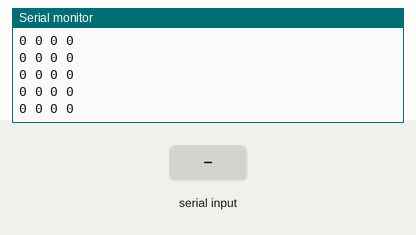
Recording of a sketch running on a simulated Arduino Mega 2560, built with avr-gcc and run on an emulated ATmega2560. On the bench: the last lines printed to the serial monitor. Inputs (shaded band) come from the test bench.

Above: at 1.2 s.
1.3 s: "1" received over the second serial link
At 1.8 s:
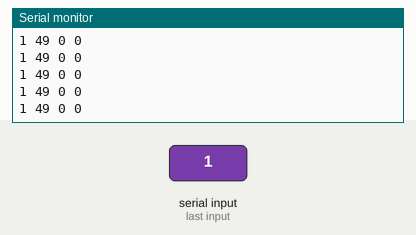
4.3 s: "0" received over the second serial link
At 5.0 s:
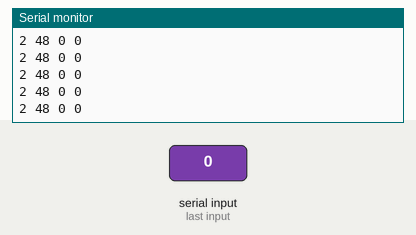
5.8 s: "2" received over the second serial link
At 6.3 s:
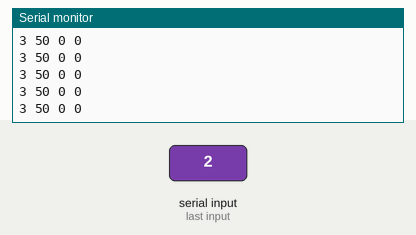
Timing chart, 0 to 8.8 s (numbered marks = the images above; inputs shaded):
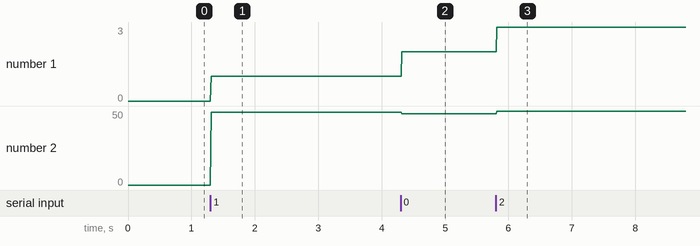

The sketch:

Bluetooth_Test3.ino
```cpp
//With Josh's board

#define START_BUTTON 1
#define STOP_BUTTON 2


int Incoming_value = 0;
int dataIn[3] {0, 0, 0}; //array to store all the information. 255,button,X,Y.
int array_index = 0;
int oldButton = 0;
int state = 0;
int dir = 0;


void setup() {
  // put your setup code here, to run once:
  Serial.begin(9600);         //Sets the data rate in bits per second (baud) for serial data transmission
  Serial1.begin(9600);
}


void loop() {
  // put your main code here, to run repeatedly:
  int command = 0;
  if (Serial1.available() > 0)
  {


    //recieve byte from phone
    Incoming_value = Serial1.read();      //Read the incoming data and store it into variable Incoming_value

    //Serial.print("Incoming Value: ");
    //Serial.println(Incoming_value);        //Print Value of Incoming_value in Serial monitor

    dir = dataIn[2];
    //  Serial.print(array_index);
    //  Serial.print(" ");
    //  Serial.println(Incoming_value);
    //Serial.println(dataIn[3]);
    //Serial.println(posX);
    //Serial.println(posY);
    if (state == 1)
    {
      if (dir == 1)
      {
        //turn_right(120,120);
        command = 3;
      }
      else if (dir == 2)
      {
        //turn_left(120,120);
        command = 4;
      }
      else if (dir == 3)
      {
        //driveForward(120,120);
        command = 5;
      }
      else if (dir == 4)
      {
        //turn_back(120,120);
        command = 6;
      }
      else
      {
        //stay();
        command = 0;
      }
    }
    if (Incoming_value == (255))
    { // if the variable is 0 stet the array inxed to 0. this will make sure that every number goes into the correct index
      array_index = 0;
    }


    if (array_index == 1 && Incoming_value != oldButton)
    {
      switch (Incoming_value)
      {
        case START_BUTTON:
          //START();
          command = 1;
          state = 1;
          break;
        case STOP_BUTTON:
          //STOP();
          command = 2;
          state = 0;
          break;
      }
      oldButton = Incoming_value;
    }


    dataIn[array_index] = Incoming_value;  //store number into array
    array_index = array_index + 1;
  }


  Serial.print(array_index);
  Serial.print(" ");
  Serial.print(Incoming_value);
  Serial.print(" ");
  Serial.print(state);
  Serial.print(" ");
  Serial.println(command);
  delay(10);
}
```

Measured:
- after the input at 1.3 s, the serial monitor: prints a new line at once (image 1)
- after the input at 4.3 s, the serial monitor: prints a new line at once (image 2)
- after the input at 5.8 s, the serial monitor: prints a new line at once (image 3)
- plotted number 1: 0 → 1 after the input at 1.3 s, 1 → 2 after the input at 4.3 s, 2 → 3 after the input at 5.8 s
- plotted number 2: 0 → 49 after the input at 1.3 s, 49 → 48 after the input at 4.3 s, 48 → 50 after the input at 5.8 s
